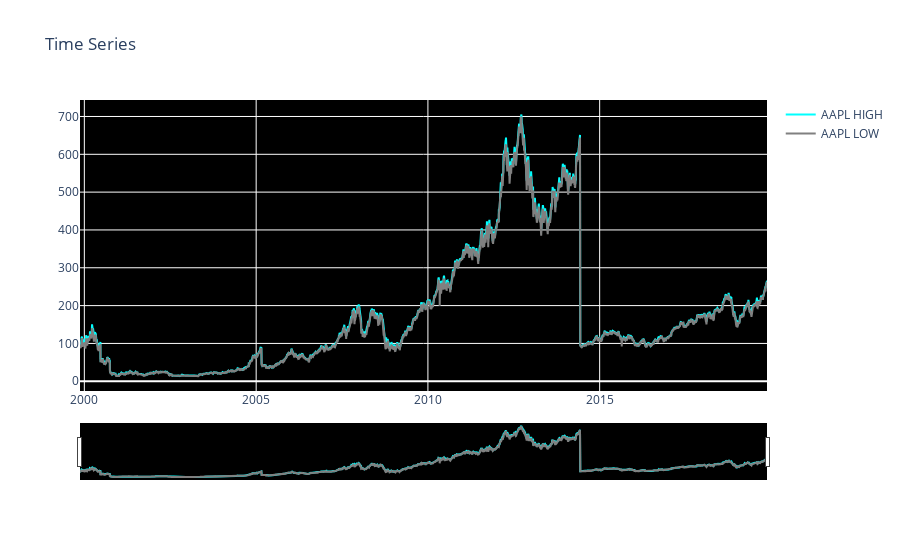

The cell this chart's notebook holds for it:
### Markdown cell above
# 2. Time Series Plot

### This plot has the following advantages : 
- It provides a clear picture of when the high and low prices have differed
- We can get to know how much profit has been earned by a company by just calculating the difference from the graph

### Code cell
fig = go.Figure()
fig.add_trace(go.Scatter(
    x = df['date'],
    y = df['2. high'],
    name = "AAPL HIGH",
    line_color = "cyan"))

fig.add_trace(go.Scatter(
    x = df['date'],
    y = df['3. low'],
    name = "AAPL LOW",
    line_color = "gray"))

fig.update_layout(title_text = "Time Series", plot_bgcolor = "rgb(0,0,0)", xaxis_rangeslider_visible = True)
fig.show()

### Figure 1 — Plotly figure (JSON) as saved in the notebook; plotly's stock layout.template omitted (floating-point values rounded to 4 significant figures; data arrays with more than 128 entries replaced by an {"elided": "..."} marker saying what was removed)
{"data": [{"line": {"color": "cyan"}, "name": "AAPL HIGH", "type": "scatter", "x": {"elided": "5033 str values"}, "y": {"elided": "5033 float values"}}, {"line": {"color": "gray"}, "name": "AAPL LOW", "type": "scatter", "x": {"elided": "5033 str values"}, "y": {"elided": "5033 float values"}}], "layout": {"plot_bgcolor": "rgb(0,0,0)", "title": {"text": "Time Series"}, "xaxis": {"rangeslider": {"visible": true}}}}
